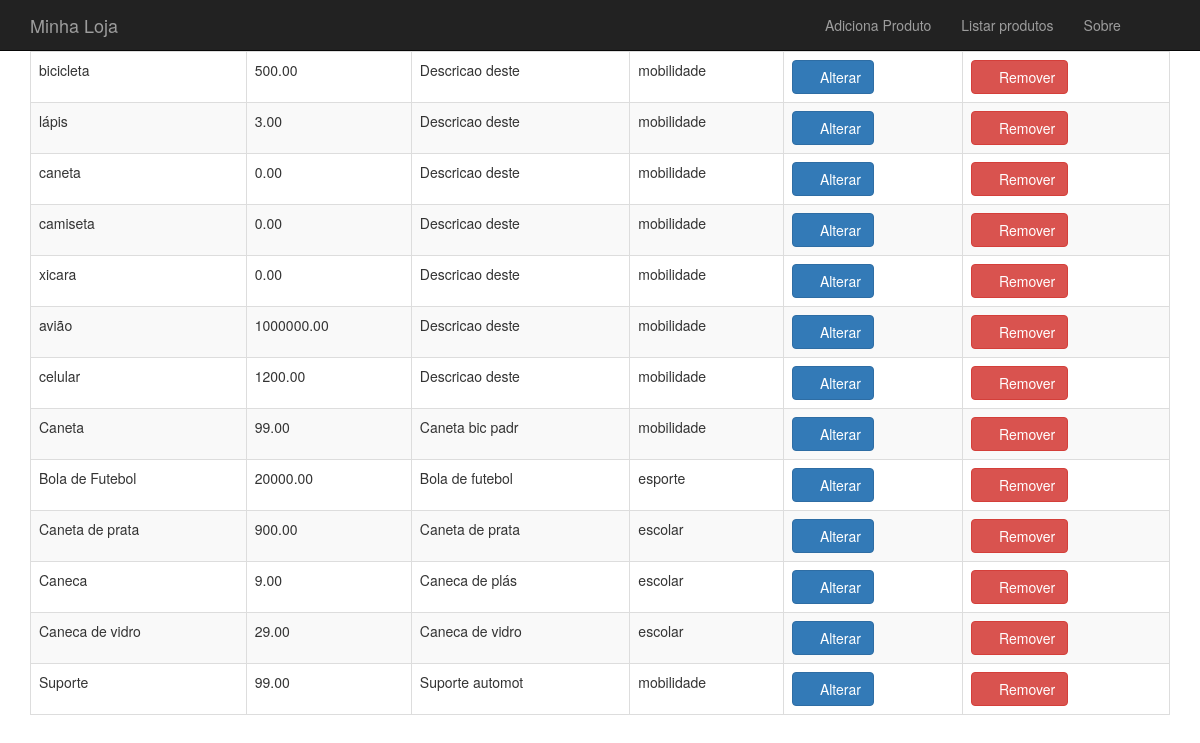
The app's page /produto-lista.php with its own data.
### tables this page shows
CREATE TABLE `produtos` (
  `id` int(11) NOT NULL,
  `nome` varchar(255) DEFAULT NULL,
  `preco` decimal(10,2) DEFAULT NULL,
  `descricao` text,
  `categoria_id` int(11) DEFAULT NULL,
  `usado` tinyint(1) DEFAULT '0'
);

CREATE TABLE `categorias` (
  `id` int(11) NOT NULL,
  `nome` varchar(255) DEFAULT NULL
);

### include/banco-produto.php (called while the page is built, shortened)
<?php
  function listaProdutos($conexao) {
    $produtos = array();
    $resultado = mysqli_query($conexao, "select p.*, c.nome as categoria_nome from produtos as p join categorias as c on p.categoria_id = c.id");
    while($produto = mysqli_fetch_assoc($resultado)) {
      array_push($produtos, $produto);
    }
    return $produtos;
  }

### produto-lista.php (the view, shortened to what this page needs)
<?php
  include("include/cabecalho.php");
  include("include/conexao.php");
  include("include/banco-produto.php");
?>
<table class="table table-striped table-bordered">
  <?php
    $produtos = listaProdutos($conexao);
    foreach($produtos as $produto) :
  ?>
  <tr>
    <td><?= $produto['nome'] ?></td>
    <td><?= $produto['preco'] ?></td>
    <td><?= substr($produto['descricao'], 0, 15) ?></td>
    <td><?= $produto['categoria_nome'] ?></td>
    <td><a class="btn btn-primary" href="produto-altera-formulario.php?id=<?= $produto['id'] ?>"><span class="glyphicon glyphicon-refresh" aria-hidden="true"></span> Alterar</a></td>
    <td>
      <form action="remove-produto.php" method="post">
        <button class="btn btn-danger">
          <span class="glyphicon glyphicon-trash" aria-hidden="true"></span> Remover
        </button>
      </form>
    </td>
  </tr>
  <?php
    endforeach
  ?>
</table>
<?php include("include/rodape.php") ?>

### include/cabecalho.php (shortened to what this page needs)
<!DOCTYPE html>
<html lang="pt-br">
<head>
  <link href="https://php-mysql-parte1.herokuapp.com/css/bootstrap.css" rel="stylesheet">
  <link href="https://php-mysql-parte1.herokuapp.com/css/loja.css" rel="stylesheet">
</head>
<body>
  <div class="navbar navbar-inverse navbar-fixed-top">
    <div class="container">
      <div class="row">
        <div class="col-md-8 navbar-header">
          <a href="index.php" class="navbar-brand">Minha Loja</a>
        </div>
        <div class="col-md-4">
          <ul class="nav navbar-nav">
            <li><a href="produto-formulario.php">Adiciona Produto</a></li>
            <li><a href="produto-lista.php">Listar produtos</a></li>
            <li><a href="sobre.php">Sobre</a></li>
          </ul>
        </div>
      </div>
    </div>
  </div>
  <div class="container">
    <div class="principal">

### include/rodape.php
    </div>
  </div>
</body>
</html>

### records on screen
produtos: nome "bicicleta", preco "500.00", descricao "Descricao deste", categoria.nome "mobilidade"
produtos: nome "lápis", preco "3.00", descricao "Descricao deste", categoria.nome "mobilidade"
produtos: nome "caneta", preco "0.00", descricao "Descricao deste", categoria.nome "mobilidade"
produtos: nome "camiseta", preco "0.00", descricao "Descricao deste", categoria.nome "mobilidade"
produtos: nome "xicara", preco "0.00", descricao "Descricao deste", categoria.nome "mobilidade"
produtos: nome "avião", preco "1000000.00", descricao "Descricao deste", categoria.nome "mobilidade"
produtos: nome "celular", preco "1200.00", descricao "Descricao deste", categoria.nome "mobilidade"
produtos: nome "Caneta", preco "99.00", descricao "Caneta bic padr", categoria.nome "mobilidade"
produtos: nome "Bola de Futebol", preco "20000.00", descricao "Bola de futebol", categoria.nome "esporte"
produtos: nome "Caneta de prata", preco "900.00", descricao "Caneta de prata", categoria.nome "escolar"
produtos: nome "Caneca", preco "9.00", descricao "Caneca de plás", categoria.nome "escolar"
produtos: nome "Caneca de vidro", preco "29.00", descricao "Caneca de vidro", categoria.nome "escolar"
produtos: nome "Suporte", preco "99.00", descricao "Suporte automot", categoria.nome "mobilidade"
